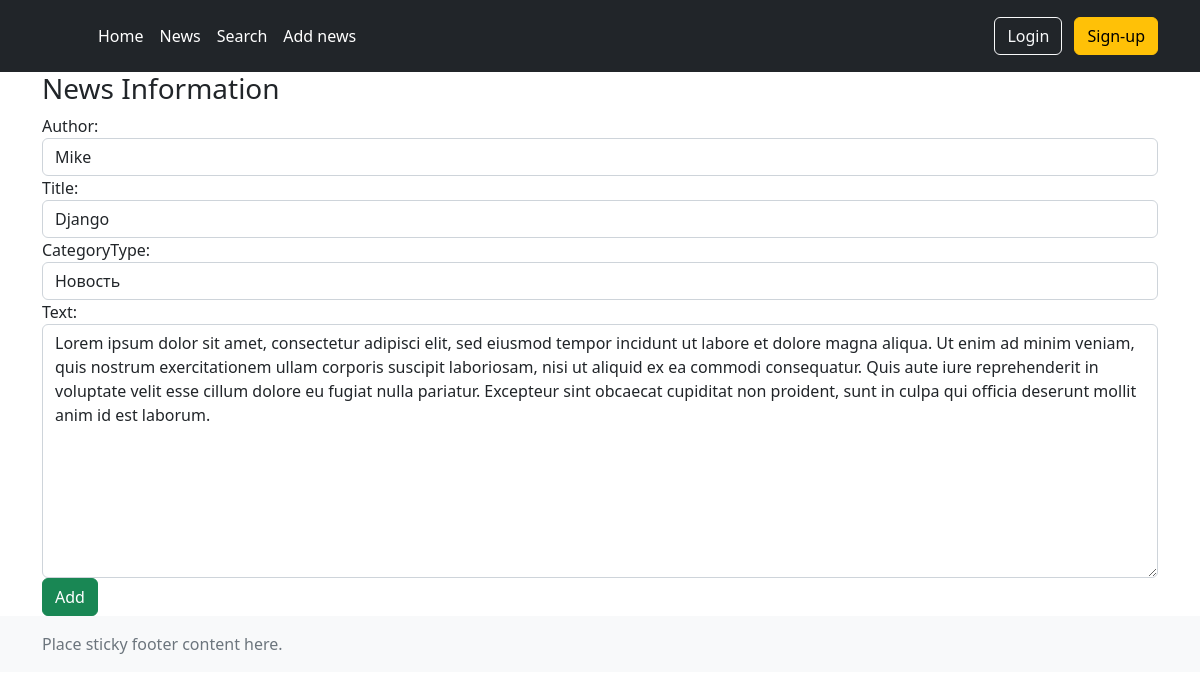
Screenshot of /news/2/edit with the database file from the repository.
### news/models.py (models this page shows, shortened)
class Post(models.Model):
    author = models.ForeignKey(Author, on_delete=models.CASCADE)
    NEWS = 'NW'
    ARTICLE = 'AR'
    category_choises = (
        (NEWS, 'Новость'),
        (ARTICLE, 'Статья'),
    )
    categoryType = models.CharField(max_length=2, choices=category_choises, default= ARTICLE)
    creationData = models.DateTimeField(auto_now_add=True)
    postCategory = models.ManyToManyField(Category, through='PostCategory')
    title = models.CharField(max_length=255)
    text = models.TextField()
    rating = models.SmallIntegerField(default=0)

### news/views.py (the view)
# urls.py: path('news/<int:pk>/edit', PostUpdateView.as_view(), name='post_update'),
class PostUpdateView(UpdateView):
    template_name = 'post/post_create.html'
    form_class = PostForm
    def get_object(self, **kwargs):
       id = self.kwargs.get('pk')
       return Post.objects.get(pk=id)

### news/forms.py
class PostForm(ModelForm):
    class Meta:
        model = Post
        fields = ("author", "title", "categoryType", 'text')
        widgets = {
            'author': forms.Select(attrs={
            'class': 'form-control',
            'placeholder': 'Enter your name'
            }),
            'title': forms.TextInput(attrs={
            'class': 'form-control',
            'placeholder': 'Enter title'
            }),
            'categoryType': forms.Select(attrs={
            'class': 'form-control',
            }),
            'text': forms.Textarea(attrs={
            'class': 'form-control',
            }),
        }

### news/models.py (called while the page is built)
    def __str__(self) -> str:
        return self.authorUser.username

### news/templates/post/post_create.html (shortened to what this page needs)
{% extends 'layout/base.html' %}
{% block content %}
<h3>News Information</h3>
<form method="POST">
 {{ form }}
   <input class="btn btn-success" type="submit" value="Add">
</form>
{% endblock content %}

### rows the page displays
Post: author "Mike", title "Django", categoryType "Новость", text "Lorem ipsum dolor sit amet, consectetur adipisci elit, sed eiusmod tempor incidunt ut labore et dolore magna aliqua. Ut enim ad minim veniam, quis nostrum exercitationem ullam corporis suscipit laboriosam, nisi ut aliquid ex ea commodi consequatur. Quis aute iure reprehenderit in voluptate velit esse cillum dolore eu fugiat nulla pariatur. Excepteur sint obcaecat cupiditat non proident, sunt in culpa qui officia deserunt mollit anim id est laborum."
